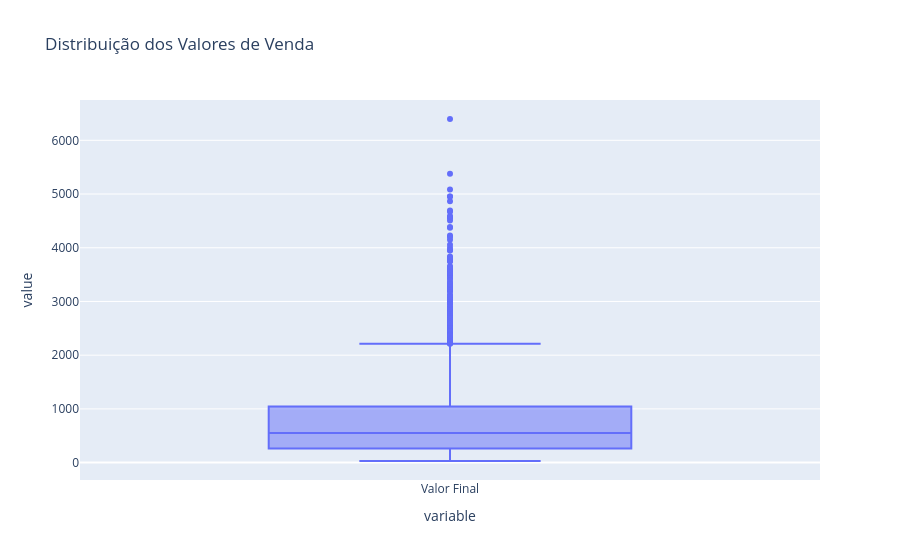

The notebook cell this image was saved under:
### Code cell
import plotly.express as px
import nbformat

# Criando o boxplot para a coluna Valor Final
fig = px.box(valor_por_venda, title="Distribuição dos Valores de Venda")

# Exibir o gráfico
fig.show()

### Figure 1 — Plotly figure (JSON) as saved in the notebook; plotly's stock layout.template omitted (floating-point values rounded to 4 significant figures; data arrays with more than 128 entries replaced by an {"elided": "..."} marker saying what was removed)
{"data": [{"alignmentgroup": "True", "hovertemplate": "variable=%{x}<br>value=%{y}<extra></extra>", "legendgroup": "", "marker": {"color": "#636efa"}, "name": "", "notched": false, "offsetgroup": "", "orientation": "v", "showlegend": false, "type": "box", "x": {"elided": "3787 str values"}, "x0": " ", "xaxis": "x", "y": {"elided": "3787 int values"}, "y0": " ", "yaxis": "y"}], "layout": {"boxmode": "group", "legend": {"tracegroupgap": 0}, "title": {"text": "Distribuição dos Valores de Venda"}, "xaxis": {"anchor": "y", "domain": [0, 1], "title": {"text": "variable"}}, "yaxis": {"anchor": "x", "domain": [0, 1], "title": {"text": "value"}}}}
